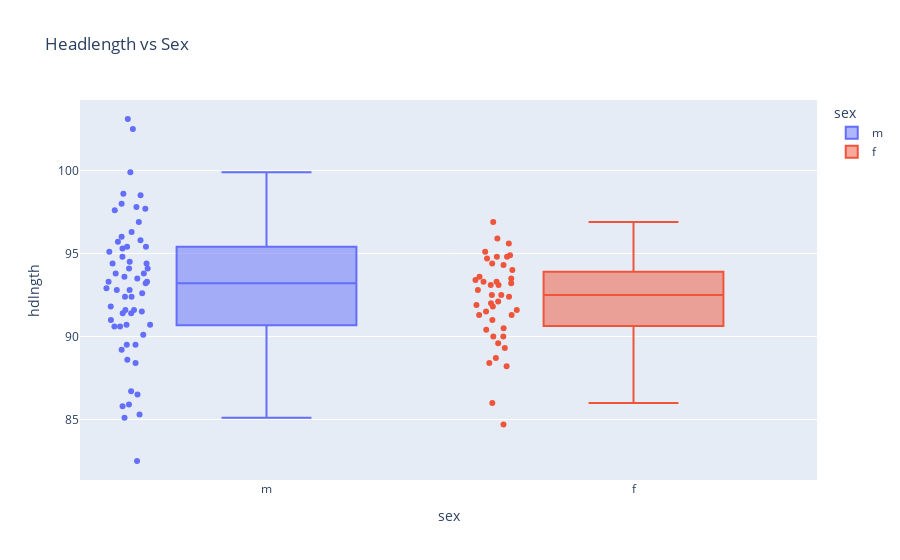

Notebook cell for this chart:
### Markdown cell above
> # In Bivariate Analysis, we notice the Positive Correlation between above variables that we can also observe from the Correlation Matrix.

### Code cell
fig = px.box(data, x="sex", y="hdlngth", points="all", color="sex", title="Headlength vs Sex")
fig.show()

### Figure 1 — Plotly figure (JSON) as saved in the notebook; plotly's stock layout.template omitted (floating-point values rounded to 4 significant figures)
{"data": [{"alignmentgroup": "True", "boxpoints": "all", "hovertemplate": "sex=%{x}<br>hdlngth=%{y}<extra></extra>", "legendgroup": "m", "marker": {"color": "#636efa"}, "name": "m", "notched": false, "offsetgroup": "m", "orientation": "v", "showlegend": true, "type": "box", "x": ["m", "m", "m", "m", "m", "m", "m", "m", "m", "m", "m", "m", "m", "m", "m", "m", "m", "m", "m", "m", "m", "m", "m", "m", "m", "m", "m", "m", "m", "m", "m", "m", "m", "m", "m", "m", "m", "m", "m", "m", "m", "m", "m", "m", "m", "m", "m", "m", "m", "m", "m", "m", "m", "m", "m", "m", "m", "m", "m", "m", "m"], "x0": " ", "xaxis": "x", "y": [94.1, 95.3, 95.1, 95.4, 92.9, 91.6, 93.5, 96.3, 94.4, 95.8, 96, 93.8, 92.8, 91.4, 90.6, 94.4, 93.3, 92.4, 85.3, 85.1, 90.7, 91.4, 90.1, 98.6, 95.4, 97.6, 96.9, 103.1, 99.9, 94.5, 102.5, 95.7, 93.3, 94.1, 98, 92.8, 85.9, 82.5, 93.8, 92.4, 93.6, 86.5, 85.8, 86.7, 90.6, 88.4, 89.5, 98.5, 97.7, 92.6, 97.8, 90.7, 89.2, 91.8, 91.6, 94.8, 91, 93.2, 89.5, 88.6, 91.5], "y0": " ", "yaxis": "y"}, {"alignmentgroup": "True", "boxpoints": "all", "hovertemplate": "sex=%{x}<br>hdlngth=%{y}<extra></extra>", "legendgroup": "f", "marker": {"color": "#EF553B"}, "name": "f", "notched": false, "offsetgroup": "f", "orientation": "v", "showlegend": true, "type": "box", "x": ["f", "f", "f", "f", "f", "f", "f", "f", "f", "f", "f", "f", "f", "f", "f", "f", "f", "f", "f", "f", "f", "f", "f", "f", "f", "f", "f", "f", "f", "f", "f", "f", "f", "f", "f", "f", "f", "f", "f", "f", "f", "f", "f"], "x0": " ", "xaxis": "x", "y": [92.5, 94, 93.2, 91.5, 93.1, 94.8, 93.4, 91.8, 93.3, 94.9, 94.7, 94.4, 94.8, 95.9, 92.5, 90.5, 92.8, 92.1, 94.3, 89.3, 84.7, 91, 88.4, 90, 91.6, 95.6, 93.1, 95.1, 91.3, 91.3, 92, 96.9, 93.5, 90.4, 91.9, 88.7, 86, 90, 88.2, 89.6, 93.3, 92.4, 93.6], "y0": " ", "yaxis": "y"}], "layout": {"boxmode": "overlay", "legend": {"title": {"text": "sex"}, "tracegroupgap": 0}, "title": {"text": "Headlength vs Sex"}, "xaxis": {"anchor": "y", "categoryarray": ["m", "f"], "categoryorder": "array", "domain": [0, 1], "title": {"text": "sex"}}, "yaxis": {"anchor": "x", "domain": [0, 1], "title": {"text": "hdlngth"}}}}
